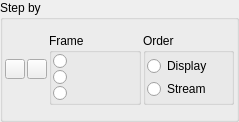
<ui version="4.0" >
 <class>StepByWidget</class>
 <widget class="QWidget" name="StepByWidget" >
  <property name="geometry" >
   <rect>
    <x>0</x>
    <y>0</y>
    <width>239</width>
    <height>122</height>
   </rect>
  </property>
  <property name="windowTitle" >
   <string>Form</string>
  </property>
  <layout class="QGridLayout" >
   <property name="margin" >
    <number>0</number>
   </property>
   <property name="spacing" >
    <number>0</number>
   </property>
   <item row="0" column="0" >
    <widget class="QGroupBox" name="gbStep" >
     <property name="title" >
      <string>Step by</string>
     </property>
     <layout class="QGridLayout" >
      <property name="margin" >
       <number>2</number>
      </property>
      <property name="spacing" >
       <number>2</number>
      </property>
      <item row="0" column="3" >
       <widget class="QGroupBox" name="gbOrder" >
        <property name="title" >
         <string>Order</string>
        </property>
        <property name="flat" >
         <bool>false</bool>
        </property>
        <layout class="QVBoxLayout" >
         <property name="margin" >
          <number>1</number>
         </property>
         <property name="spacing" >
          <number>1</number>
         </property>
         <item>
          <widget class="QRadioButton" name="rbOrderDisplay" >
           <property name="text" >
            <string>Display</string>
           </property>
          </widget>
         </item>
         <item>
          <widget class="QRadioButton" name="rbOrderStream" >
           <property name="text" >
            <string>Stream</string>
           </property>
          </widget>
         </item>
        </layout>
       </widget>
      </item>
      <item row="0" column="0" >
       <widget class="QPushButton" name="btnPrev" >
        <property name="sizePolicy" >
         <sizepolicy>
          <hsizetype>0</hsizetype>
          <vsizetype>0</vsizetype>
          <horstretch>0</horstretch>
          <verstretch>0</verstretch>
         </sizepolicy>
        </property>
        <property name="minimumSize" >
         <size>
          <width>20</width>
          <height>20</height>
         </size>
        </property>
        <property name="maximumSize" >
         <size>
          <width>20</width>
          <height>20</height>
         </size>
        </property>
        <property name="text" >
         <string/>
        </property>
        <property name="icon" >
         <iconset resource="stepbywidget.qrc" >:/pixmaps/pixmaps/prev_18.xpm</iconset>
        </property>
       </widget>
      </item>
      <item row="0" column="1" >
       <widget class="QPushButton" name="btnNext" >
        <property name="sizePolicy" >
         <sizepolicy>
          <hsizetype>0</hsizetype>
          <vsizetype>0</vsizetype>
          <horstretch>0</horstretch>
          <verstretch>0</verstretch>
         </sizepolicy>
        </property>
        <property name="minimumSize" >
         <size>
          <width>20</width>
          <height>20</height>
         </size>
        </property>
        <property name="maximumSize" >
         <size>
          <width>20</width>
          <height>20</height>
         </size>
        </property>
        <property name="text" >
         <string/>
        </property>
        <property name="icon" >
         <iconset resource="stepbywidget.qrc" >:/pixmaps/pixmaps/next_18.xpm</iconset>
        </property>
       </widget>
      </item>
      <item row="0" column="2" >
       <widget class="QGroupBox" name="gbFrameStep" >
        <property name="title" >
         <string>Frame</string>
        </property>
        <property name="flat" >
         <bool>false</bool>
        </property>
        <layout class="QVBoxLayout" >
         <property name="margin" >
          <number>1</number>
         </property>
         <property name="spacing" >
          <number>1</number>
         </property>
         <item>
          <widget class="QRadioButton" name="rbIFrame" >
           <property name="text" >
            <string/>
           </property>
           <property name="icon" >
            <iconset resource="stepbywidget.qrc" >:/pixmaps/pixmaps/iframe_18.xpm</iconset>
           </property>
           <property name="iconSize" >
            <size>
             <width>14</width>
             <height>14</height>
            </size>
           </property>
          </widget>
         </item>
         <item>
          <widget class="QRadioButton" name="rbPFrame" >
           <property name="text" >
            <string/>
           </property>
           <property name="icon" >
            <iconset resource="stepbywidget.qrc" >:/pixmaps/pixmaps/pframe_18.xpm</iconset>
           </property>
           <property name="iconSize" >
            <size>
             <width>14</width>
             <height>14</height>
            </size>
           </property>
          </widget>
         </item>
         <item>
          <widget class="QRadioButton" name="rbBFrame" >
           <property name="text" >
            <string/>
           </property>
           <property name="icon" >
            <iconset resource="stepbywidget.qrc" >:/pixmaps/pixmaps/bframe_18.xpm</iconset>
           </property>
           <property name="iconSize" >
            <size>
             <width>14</width>
             <height>14</height>
            </size>
           </property>
          </widget>
         </item>
        </layout>
       </widget>
      </item>
     </layout>
    </widget>
   </item>
  </layout>
 </widget>
 <resources>
  <include location="stepbywidget.qrc" />
 </resources>
 <connections/>
</ui>
